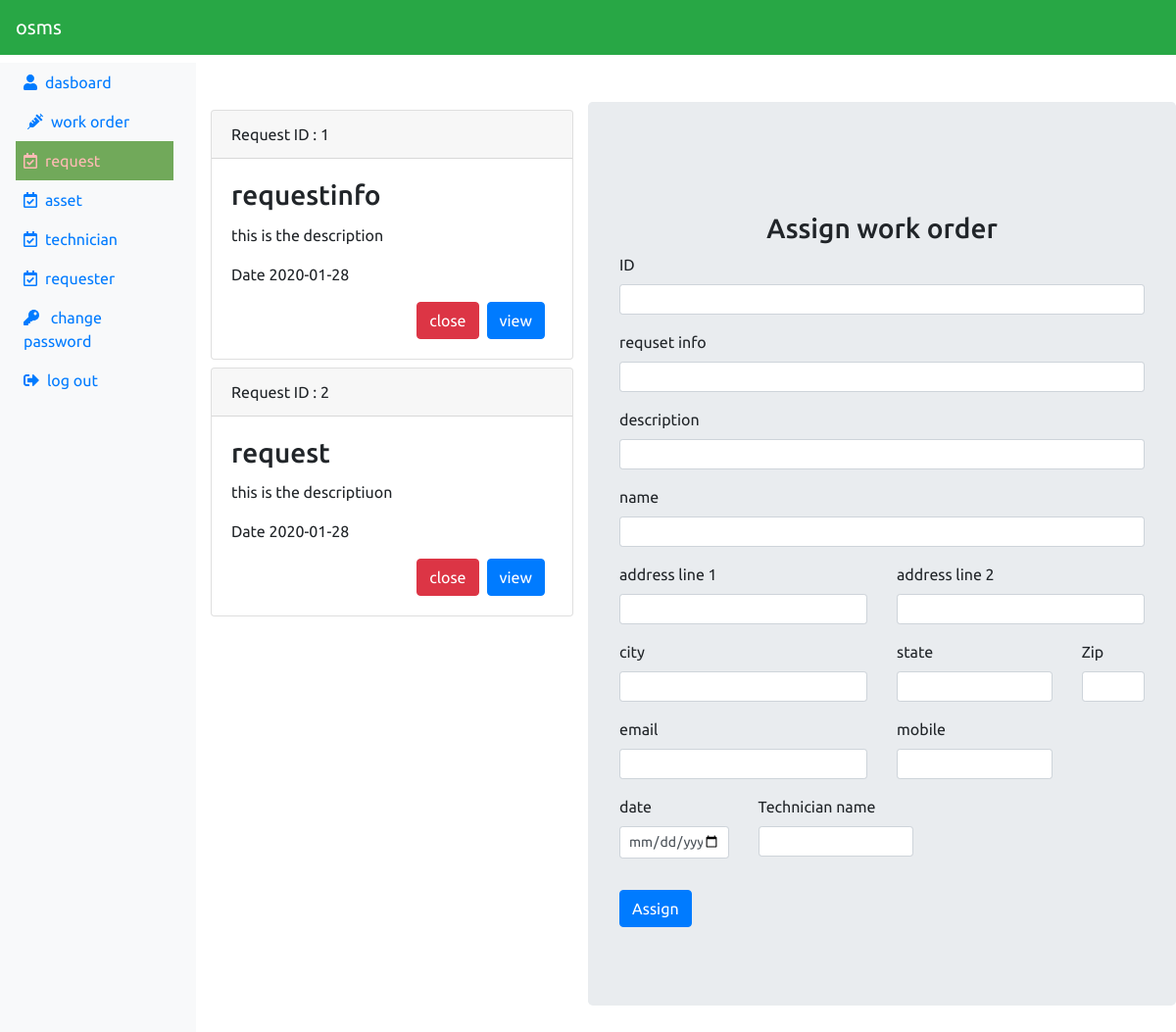
/admin/request.php (signed in), run on the app's committed database.
### tables this page shows
CREATE TABLE `userrequest` (
  `id` int(100) NOT NULL,
  `requestinfo` varchar(100) NOT NULL,
  `description` text NOT NULL,
  `name` varchar(100) NOT NULL,
  `addressone` varchar(20) NOT NULL,
  `addresstwo` varchar(20) NOT NULL,
  `city` varchar(30) NOT NULL,
  `state` varchar(30) NOT NULL,
  `zip` int(20) NOT NULL,
  `email` varchar(30) NOT NULL,
  `mobile` int(50) NOT NULL,
  `datee` date NOT NULL
);

### admin/request.php (the view, shortened to what this page needs)
<?php
include('include/adminHeader.php');
include('../dbconection.php');
?>
<div class=" col-md-4 mt-5 ">
		<?php
	$sql="SELECT id,requestinfo,description,datee FROM userrequest";
	$res=mysqli_query($db,$sql);
	while ( $result=mysqli_fetch_assoc($res)) {
	  	?>
	  	<div class="card mt-2">
	  		<div class="card-header">
	  		  Request ID :	<?php echo $result['id'] ;?>
	  		</div>
	  		<div class="card-body">
	  			<h3  class="card-title"><?php  echo  $result['requestinfo'] ?></h3>
	  			<p><?php echo $result['description']; ?></p>
	  			<hp>Date <?php echo $result['datee'] ;?></p>
	  				<form class="" method="post" action="">
	  			<input type="submit" class="btn btn-primary mx-2 float-right" name="submitv" value="view">
	  			<input type="submit" class="btn btn-danger float-right" name="close" value="close">
	  			</form>
	  	    </div>
	  	</div>
	  <?php } ?>
</div>
<div class=" col-md-6 mt-5 jumbotron ">
	<h3 class="text-center mt-5 mb-2">Assign work order</h3>
	  <form method="post">
	 <div class="form-group">
 		 <label>ID</label>
 		 <input type="text" name="id" class="form-control form-control-sm" value="<?php if(isset($fresult['id'])) echo $fresult['id'];  ?>">
 	</div>
 	<div class="form-group">
 		 <label>requset info</label>
 		 <input type="text" name="request_info" class="form-control form-control-sm" value="<?php if(isset($fresult['requestinfo'])) echo $fresult['requestinfo'];  ?>">
 	</div>
 	<div class="form-group">
 		 <label>description</label>
 		 <input type="text" name="description" class="form-control form-control-sm" value="<?php if(isset($fresult['description'])) echo $fresult['description']; ?>">
 	</div>
 	<div class="form-group">
 		 <label>name</label>
 		 <input type="text" name="name" class="form-control form-control-sm" value="<?php if(isset($fresult['name'])) echo $fresult['name'] ; ?>">
 	</div>
 	<div class="row">
 		<div class="col-md-6">
 			<div class="form-group">
 			<label>address line 1</label>
 			<input type="text" name="address" class="form-control-sm form-control" value="<?php if(isset($fresult['addressone'])) echo $fresult['addressone'] ?>">
 			</div>
 		</div>
 		<div class="col-md-6">
 			<div class="form-group">
 			<label>address line 2</label>
 			<input type="text" name="addressone" class="form-control-sm form-control" value="<?php  if(isset($fresult['addresstwo'])) echo $fresult['addresstwo'] ?>">
 			</div>
 		</div>
 	</div>
 	<div class="row">
 		<div class="col-md-6">
 			<div class="form-group">
 				<label>city</label>
 				<input type="text" class="form-control form-control-sm" name="city" value="<?php if(isset($fresult['city'])) echo $fresult['city']; ?>">
 			</div>
 		</div>
 		<div class="col-md-4">
 			<div class="form-group">
 				<label>state</label>
 				<input type="text" class="form-control-sm form-control" name="state" value="<?php if(isset($fresult['state'])) echo $fresult['state'] ?>">
 			</div>
 		</div>
 		<div class="col-md-2">
 			<div class="form-group">
 				<label>Zip</label>
 				<input type="text" class="form-control-sm form-control" name="zip" value="<?php if(isset($fresult['zip'])) echo $fresult['zip']; ?>">
 			</div>
 		</div>
 	</div>
 	<div class="row">
 		<div class="col-md-6">
 			<div class="form-group">
 				<label>email</label>
 				<input type="email" class="form-control form-control-sm" name="email" value="<?php if(isset($fresult['email'])) echo $fresult['email']; ?>">
 			</div>
 		</div>
 		<div class="col-md-4">
 			<div class="form-group">
 				<label>mobile</label>
 				<input type="text" class="form-control-sm form-control" name="number" value="<?php if(isset($fresult['mobile'])) echo $fresult['mobile']; ?>">
 			</div>
 		</div>
 		<div class="col-md-3">
 			<div class="form-group">
 				<label>date</label>
 				<input type="date" class="form-control-sm form-control" name="date" value="<?php if(isset($fresult['datee'])) echo $fresult['datee'] ?>">
 			</div>
 		</div>
 		<div class="col-md-4">
 			<div class="form-group">
 			<label>Technician name</label>
 			<input type="text" name="Technician" class="form-control-sm form-control">
 			</div>
 		</div>
 	</div>
 	<input type="submit" value="Assign" name="Assign" class="btn btn-primary mt-3 mb-3">
 </form>
</div>
<?php
include('include/adminFooter.php');
 ?>

### css/custom.css (style rules this page uses)
* { font-family: 'Ubuntu', sans-serif; }

### data on the page
userrequest: id "1", requestinfo "requestinfo", description "this is the description", datee "2020-01-28"
userrequest: id "2", requestinfo "request", description "this is the descriptiuon", datee "2020-01-28"
